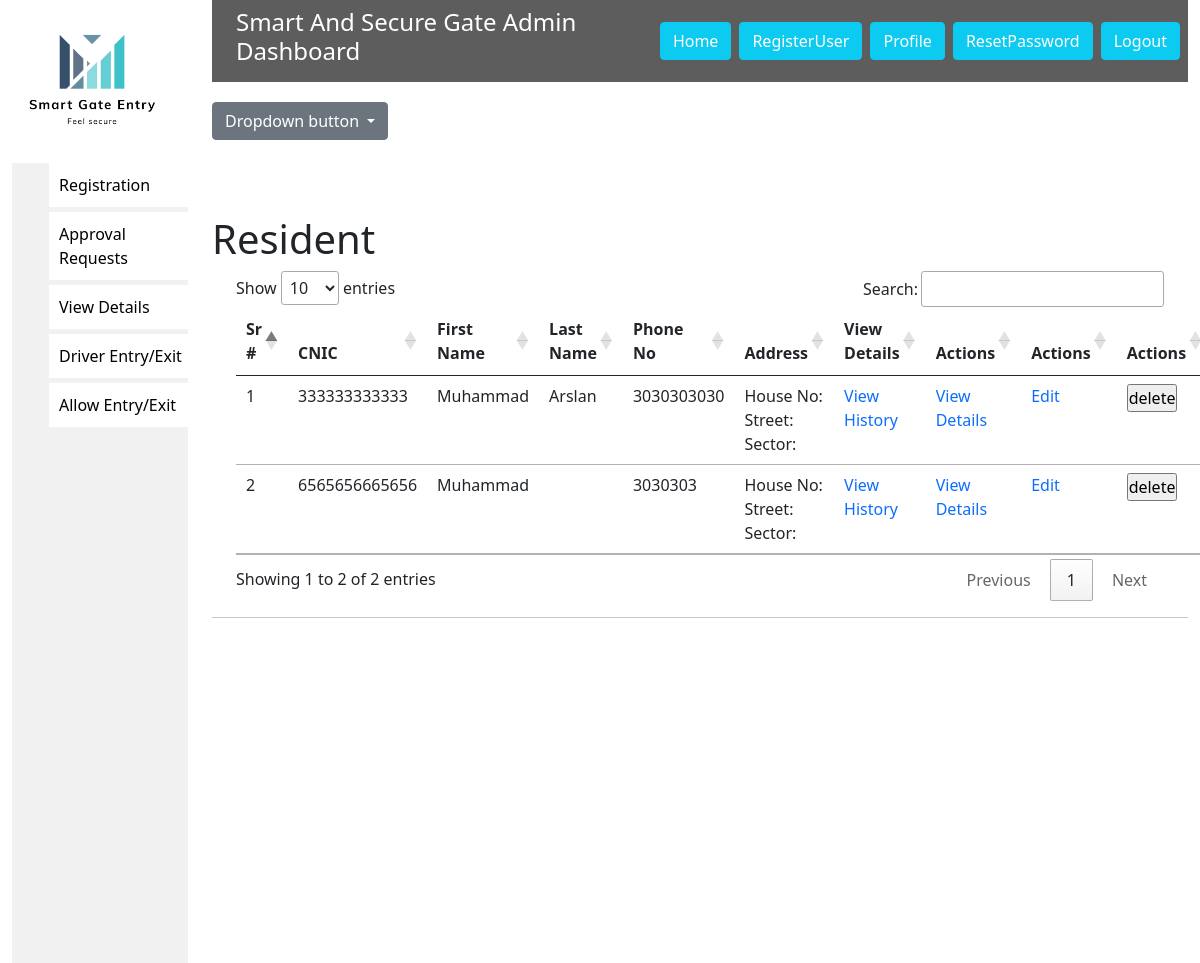
The app's page /ViewDetailsResident (signed in) with its own data.
### fyp/models.py (models this page shows, shortened)
class Driver(Person):
    Car_Plate_number=models.ForeignKey(Car, null=True,on_delete=models.SET_NULL)
    House_no=models.CharField(max_length=200,blank=True,null=True)
    Street=models.CharField(max_length=200,blank=True,null=True)
    Sector=models.CharField(max_length=200,blank=True,null=True)
    Sector=models.CharField(max_length=200,blank=True,null=True)
    type=models.CharField(max_length=20,default="resident")
    class Meta:
        abstract=True

class Residents(Driver):
    Resident_id=models.AutoField(primary_key=True)
    isentered=models.BooleanField(default=False)
    IsTemporary=models.BooleanField(default=False)

### fyp/views.py (the view)
# urls.py: path("ViewDetailsResident", views.ViewDetailsResident, name='ViewDetailsResident'),
@login_required(login_url="Login")
def ViewDetailsResident(request):
    resident=Residents.objects.all()
    car=Car.objects.all()
    card=Card.objects.all()
    context={
        "Residents":resident,
        "car":car,
        "card":card,
    }
    return render(request,'ViewDetailsResident.html',context)

### templates/ViewDetailsResident.html (shortened to what this page needs)
{% extends 'base.html' %}
{%load static%}
{%block body%}
<div class="dropdown" style="margin-top: 20px;">
    <button class="btn btn-secondary dropdown-toggle" type="button" id="dropdownMenuButton1" data-bs-toggle="dropdown"
        aria-expanded="false">
        Dropdown button
    </button>
</div>
<h1 style="margin-top: 75px;">Resident</h1>
<div class="container">
    <table class="table" id="table_id">
        <thead>
            <tr>
                <th scope="col">Sr #</th>
                <th scope="col">CNIC</th>
                <th scope="col">First Name</th>
                <th scope="col">Last Name</th>
                <th scope="col">Phone No</th>
                <th scope="col"> Address</th>
                <th scope="col"> View Details</th>
                <th scope="col"> Actions</th>
                <th scope="col"> Actions</th>
                <th scope="col"> Actions</th>
            </tr>
        </thead>
        <tbody>
            <tr>
                {% for data in Residents %}
                {%if data.IsTemporary == False%}
                <td>{{ forloop.counter }}</td>
                <td>{{ data.CNIC }}</td>
                <td>{{ data.First_Name }}</td>
                <td>{{ data.Last_Name }}</td>
                <td>{{ data.Phone_Number }}</td>
                <td>House No:{{ data.House_no }} Street:{{data.Street}} Sector:{{data.Sector}}</td>
                <td>
                    <a href="{% url 'ResidentHistory' data.Resident_id %}">View History</a>
                </td>
                <td>
                    <a href="{% url 'ViewSpecificResident' data.Resident_id %}">View Details</a>
                </td>
                <td>
                    <a href="{% url 'Edit_Resident' data.Resident_id %}">Edit</a>
                </td>
                <td>
                    <form action="{% url 'delete_resident' data.Resident_id %}" method="POST">
                        <input type="submit" value="delete">
                    </form>
                </td>
            </tr>
            {%endif%}
            {% endfor %}
        </tbody>
    </table>
</div>
{%endblock body%}

### static/dashboard.css (style rules this page uses)
* { margin: 0px; padding: 0px; }
a { text-decoration: none; }

### records on screen
Residents: CNIC "333333333333", First_Name "Muhammad", Last_Name "Arslan", Phone_Number "3030303030"
Residents: CNIC "6565656665656", First_Name "Muhammad", Phone_Number "3030303"
